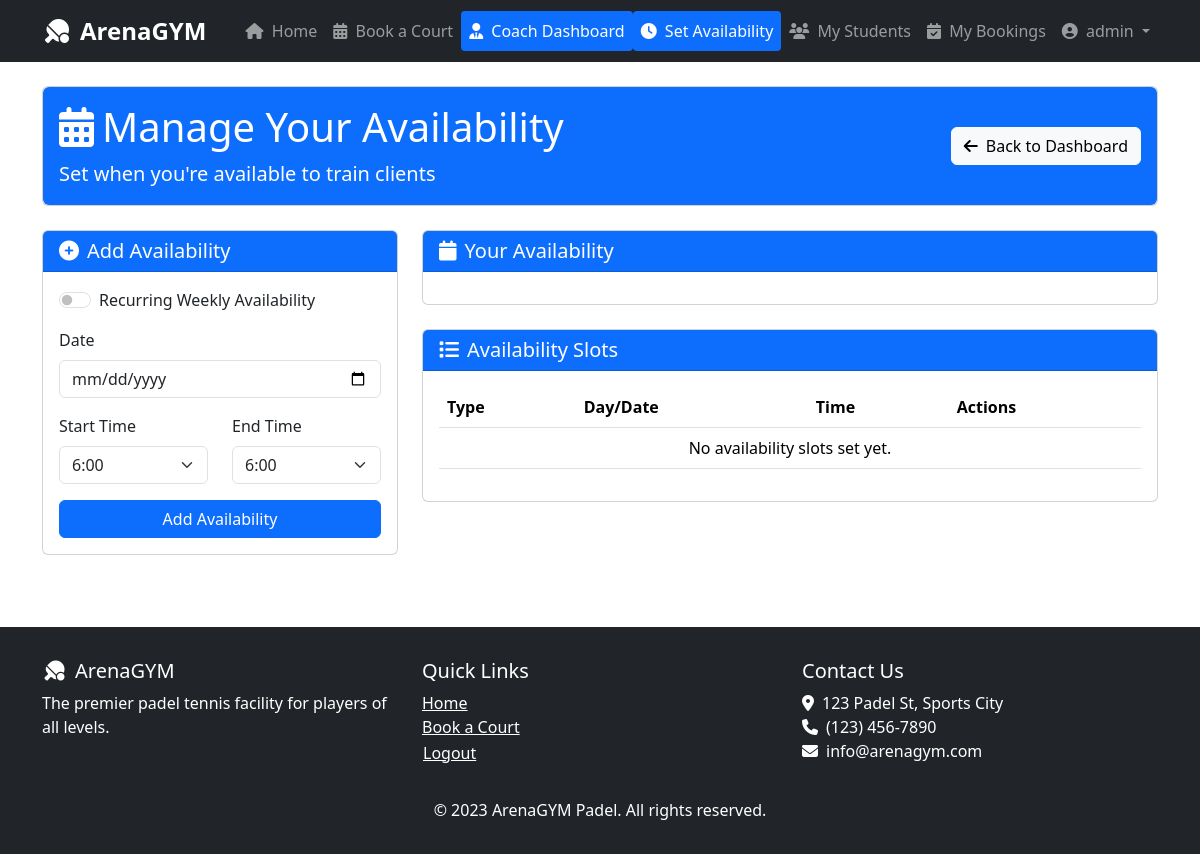
/coach/availability/ (signed in), run on an earlier commit of the app's database.
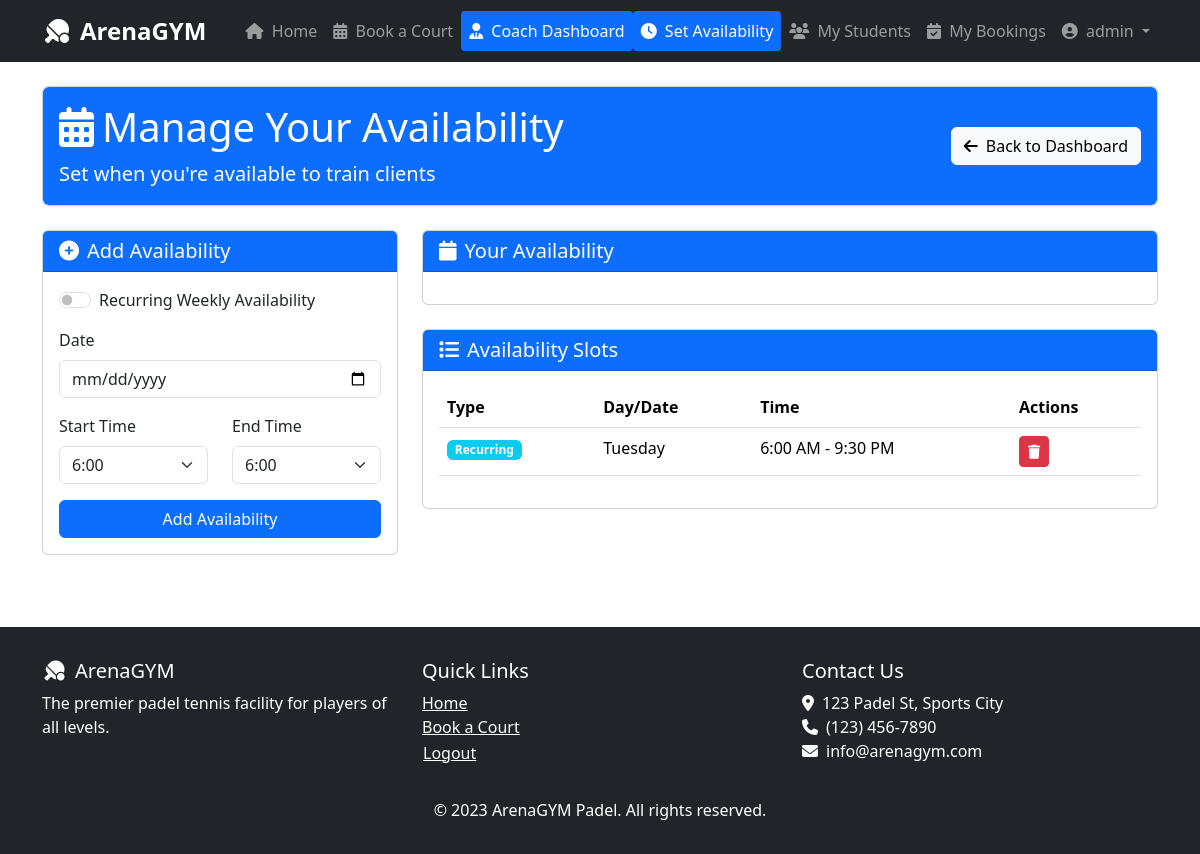
And on a later commit of the database.
### reservation/models.py (models this page shows, shortened)
class CoachAvailability(models.Model):
    coach = models.ForeignKey(User, on_delete=models.CASCADE)
    date = models.DateField()
    start_time = models.TimeField()
    end_time = models.TimeField()
    is_recurring = models.BooleanField(default=False)
    day_of_week = models.IntegerField(choices=[
        (0, 'Monday'),
        (1, 'Tuesday'),
        (2, 'Wednesday'),
        (3, 'Thursday'),
        (4, 'Friday'),
        (5, 'Saturday'),
        (6, 'Sunday'),
    ], null=True, blank=True)
    class Meta:
        verbose_name_plural = "Coach Availabilities"

### reservation/views.py (the view, shortened to what this page needs)
# urls.py: path('coach/availability/', views.coach_availability, name='coach_availability'),
@login_required
def coach_availability(request):
    if not request.user.isCoach:
        return redirect('client')
    availability_slots = CoachAvailability.objects.filter(coach=request.user)
    hours = range(6, 22)  # 6 AM to 9 PM
    context = {
        'availability_slots': availability_slots,
        'hours': hours,
        'today': timezone.now().date(),
    }
    return render(request, 'coach_availability.html', context)

### reservation/templates/coach_availability.html (shortened to what the changed rows need)
{% extends 'base.html' %}
{% load static %}
{% block content %}
<div class="container py-4">
    <div class="card mb-4">
        <div class="card-body bg-primary text-white rounded">
            <div class="row align-items-center">
                <div class="col-md-8">
                    <h1><i class="fas fa-calendar-alt me-2"></i>Manage Your Availability</h1>
                </div>
            </div>
        </div>
    </div>
    <div class="row">
        <div class="col-md-8">
            <div class="card mt-4">
                <div class="card-body">
                    <table class="table">
                        <thead>
                            <tr>
                                <th>Type</th>
                                <th>Day/Date</th>
                                <th>Time</th>
                                <th>Actions</th>
                            </tr>
                        </thead>
                        <tbody>
                            {% for slot in availability_slots %}
                            <tr>
                                <td>
                                    {% if slot.is_recurring %}
                                    <span class="badge bg-info">Recurring</span>
                                    {% else %}
                                    <span class="badge bg-success">One-time</span>
                                    {% endif %}
                                </td>
                                <td>
                                    {% if slot.is_recurring %}
                                        {{ slot.get_day_of_week_display }}
                                    {% else %}
                                        {{ slot.date|date:"M d, Y" }}
                                    {% endif %}
                                </td>
                                <td>{{ slot.start_time|time:"g:i A" }} - {{ slot.end_time|time:"g:i A" }}</td>                                <td>
                                    <form method="post" action="{% url 'delete_availability' availability_id=slot.id %}"
                                         style="display:inline;">
                                        <button type="submit" class="btn btn-sm btn-danger">
                                            <i class="fas fa-trash"></i>
                                        </button>
                                    </form>
                                </td>
                            </tr>
                            {% empty %}
                            <tr>
                                <td colspan="4" class="text-center">No availability slots set yet.</td>
                            </tr>
                            {% endfor %}
                        </tbody>
                    </table>
                </div>
            </div>
        </div>
    </div>
</div>
<link href="https://cdn.jsdelivr.net/npm/fullcalendar@5.11.0/main.min.css" rel="stylesheet">
{% endblock %}

What changed in the data, as far as the page shows it:
added CoachAvailability: is_recurring "Recurring", day_of_week "Tuesday", start_time "6:00 AM", end_time "9:30 PM"
Also different on the page:
text no longer shown: "No availability slots set yet."
